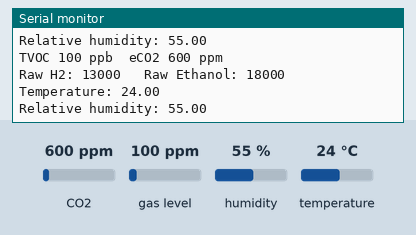
Bench run of a sketch on a simulated Arduino Uno, built with avr-gcc and run on an emulated ATmega328P. Parts: the last lines printed to the serial monitor. The test bench sets the inputs (shaded band); at power-on: CO2 600 ppm, humidity 55 %, gas level 100 ppm, temperature 24 °C.

Above: at 1.8 s.
1.9 s: CO2 set to 452 ppm
3.4 s: humidity set to 22 %
At 4.7 s:
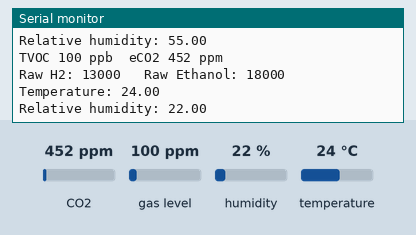
4.9 s: gas level set to 20 ppm
6.4 s: temperature set to 12 °C
7.9 s: CO2 set to 1050 ppm
At 8.9 s:
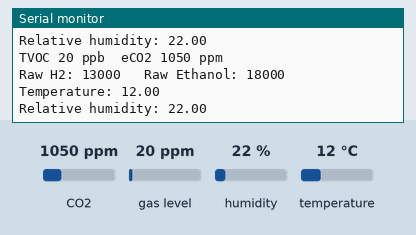
9.4 s: humidity set to 40 %
At 10.9 s:
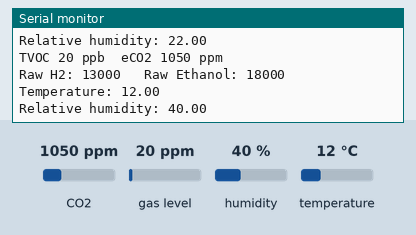
Timing chart, 0 to 11.9 s (numbered marks = the images above; inputs shaded):
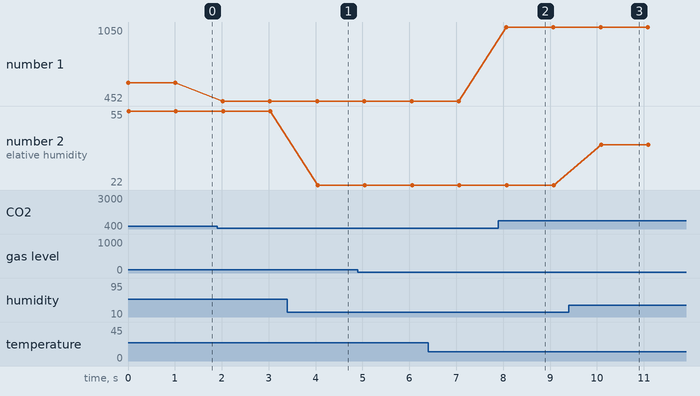

Measured:
- after the input at 3.4 s, the serial monitor: prints a new line after 0.64 s (image 1)
- after the input at 7.9 s, the serial monitor: prints a new line after 0.17 s (image 2)
- after the input at 9.4 s, the serial monitor: prints a new line after 0.69 s (image 3)
- plotted number 1: 600 → 452 after the input at 1.9 s, 452 → 1050 after the input at 7.9 s
- plotted number 2: 55 → 22 after the input at 3.4 s, 22 → 40 after the input at 9.4 s

The sketch:

CO2-sensor.ino
```cpp
#include <Wire.h>
#include "Adafruit_SGP30.h"
#include "DHT.h"

#define DHTPIN 17 // Correct pin for the VF

Adafruit_SGP30 sgp;
DHT dht(DHTPIN, DHT22);

/* return absolute humidity [mg/m^3] with approximation formula
  @param temperature [°C]
  @param humidity [%RH]
*/
uint32_t getAbsoluteHumidity(float temperature, float humidity) {
  // approximation formula from Sensirion SGP30 Driver Integration chapter 3.15
  const float absoluteHumidity = 216.7f * ((humidity / 100.0f) * 6.112f * exp((17.62f * temperature) / (243.12f + temperature)) / (273.15f + temperature)); // [g/m^3]
  const uint32_t absoluteHumidityScaled = static_cast<uint32_t>(1000.0f * absoluteHumidity); // [mg/m^3]
  return absoluteHumidityScaled;
}

void setup() {
  Serial.begin(115200);
  dht.begin();
  while (!Serial) {
    delay(10);  // Wait for serial console to open!
  }

  Serial.println("SGP30 test");

  if (! sgp.begin()) {
    Serial.println("Sensor not found :(");
    while (1);
  }
  Serial.print("Found SGP30 serial #");
  Serial.print(sgp.serialnumber[0], HEX);
  Serial.print(sgp.serialnumber[1], HEX);
  Serial.println(sgp.serialnumber[2], HEX);

  // If you have a baseline measurement from before you can assign it to start, to 'self-calibrate'
  sgp.setIAQBaseline(0x9C13, 0x9954);  // Corrected after running for 20+ hours
}

int counter = 0;
void loop() {
  // If you have a temperature / humidity sensor, you can set the absolute humidity to enable the humditiy compensation for the air quality signals
  float temperature = dht.readTemperature(); // [°C]
  float humidity = dht.readHumidity(); // [%RH]
  sgp.setHumidity(getAbsoluteHumidity(temperature, humidity));

  if (! sgp.IAQmeasure()) {
    Serial.println("Measurement failed");
    return;
  }
  Serial.print("TVOC "); Serial.print(sgp.TVOC); Serial.print(" ppb\t");
  Serial.print("eCO2 "); Serial.print(sgp.eCO2); Serial.println(" ppm");

  if (! sgp.IAQmeasureRaw()) {
    Serial.println("Raw Measurement failed");
    return;
  }
  Serial.print("Raw H2: "); Serial.print(sgp.rawH2); Serial.print(" \t");
  Serial.print("Raw Ethanol: "); Serial.print(sgp.rawEthanol); Serial.println("");

  Serial.print("Temperature: "); Serial.println(temperature);
  Serial.print("Relative humidity: "); Serial.println(humidity);
  delay(1000);

  counter++;
  if (counter == 30) {
    counter = 0;

    uint16_t TVOC_base, eCO2_base;
    if (! sgp.getIAQBaseline(&eCO2_base, &TVOC_base)) {
      Serial.println("Failed to get baseline readings");
      return;
    }
    Serial.print("****Baseline values: eCO2: 0x"); Serial.print(eCO2_base, HEX);
    Serial.print(" & TVOC: 0x"); Serial.println(TVOC_base, HEX);
  }
}
```
